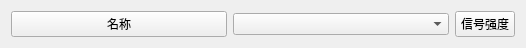
<?xml version="1.0" encoding="UTF-8"?>
<ui version="4.0">
 <class>BleWidItem</class>
 <widget class="QWidget" name="BleWidItem">
  <property name="geometry">
   <rect>
    <x>0</x>
    <y>0</y>
    <width>526</width>
    <height>46</height>
   </rect>
  </property>
  <property name="windowTitle">
   <string>Form</string>
  </property>
  <layout class="QHBoxLayout" name="horizontalLayout_2">
   <item>
    <layout class="QHBoxLayout" name="horizontalLayout">
     <item>
      <widget class="QPushButton" name="btn_name">
       <property name="text">
        <string>名称</string>
       </property>
      </widget>
     </item>
     <item>
      <widget class="QComboBox" name="comboBox"/>
     </item>
     <item>
      <widget class="QPushButton" name="btn_Rssi">
       <property name="maximumSize">
        <size>
         <width>60</width>
         <height>16777215</height>
        </size>
       </property>
       <property name="text">
        <string>信号强度</string>
       </property>
      </widget>
     </item>
    </layout>
   </item>
  </layout>
 </widget>
 <resources/>
 <connections/>
</ui>
